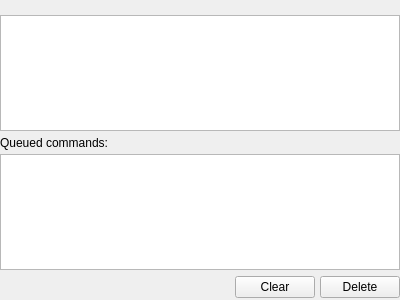
<?xml version="1.0" encoding="UTF-8"?>
<ui version="4.0">
 <class>Form</class>
 <widget class="QWidget" name="Form">
  <property name="geometry">
   <rect>
    <x>0</x>
    <y>0</y>
    <width>400</width>
    <height>300</height>
   </rect>
  </property>
  <property name="windowTitle">
   <string>Form</string>
  </property>
  <layout class="QGridLayout" name="gridLayout">
   <property name="margin">
    <number>0</number>
   </property>
   <item row="0" column="0">
    <layout class="QVBoxLayout" name="tracelayout">
     <property name="spacing">
      <number>1</number>
     </property>
     <property name="margin">
      <number>0</number>
     </property>
     <item>
      <widget class="QLabel" name="statusLabel">
       <property name="text">
        <string>&lt;status&gt;</string>
       </property>
      </widget>
     </item>
     <item>
      <widget class="QListWidget" name="traceView">
       <property name="frameShadow">
        <enum>QFrame::Plain</enum>
       </property>
      </widget>
     </item>
     <item>
      <widget class="QFrame" name="queueFrame">
       <layout class="QGridLayout" name="gridLayout_2">
        <property name="leftMargin">
         <number>0</number>
        </property>
        <property name="topMargin">
         <number>4</number>
        </property>
        <property name="rightMargin">
         <number>0</number>
        </property>
        <property name="bottomMargin">
         <number>0</number>
        </property>
        <property name="horizontalSpacing">
         <number>5</number>
        </property>
        <property name="verticalSpacing">
         <number>4</number>
        </property>
        <item row="1" column="0" colspan="3">
         <widget class="QListWidget" name="queueView"/>
        </item>
        <item row="2" column="0">
         <spacer name="horizontalSpacer_2">
          <property name="orientation">
           <enum>Qt::Horizontal</enum>
          </property>
          <property name="sizeType">
           <enum>QSizePolicy::MinimumExpanding</enum>
          </property>
          <property name="sizeHint" stdset="0">
           <size>
            <width>118</width>
            <height>26</height>
           </size>
          </property>
         </spacer>
        </item>
        <item row="2" column="1">
         <widget class="QPushButton" name="clearQueue">
          <property name="text">
           <string>Clear</string>
          </property>
         </widget>
        </item>
        <item row="2" column="2">
         <widget class="QPushButton" name="deleteQueueItem">
          <property name="text">
           <string>Delete</string>
          </property>
         </widget>
        </item>
        <item row="0" column="0" colspan="3">
         <widget class="QLabel" name="label_3">
          <property name="text">
           <string>Queued commands:</string>
          </property>
         </widget>
        </item>
       </layout>
      </widget>
     </item>
    </layout>
   </item>
  </layout>
  <action name="actionBreak">
   <property name="icon">
    <iconset resource="../../../../resources/nicos-gui.qrc">
     <normaloff>:/break</normaloff>:/break</iconset>
   </property>
   <property name="text">
    <string>&amp;Break</string>
   </property>
  </action>
  <action name="actionContinue">
   <property name="icon">
    <iconset resource="../../../../resources/nicos-gui.qrc">
     <normaloff>:/continue</normaloff>:/continue</iconset>
   </property>
   <property name="text">
    <string>&amp;Continue</string>
   </property>
  </action>
  <action name="actionStop">
   <property name="icon">
    <iconset resource="../../../../resources/nicos-gui.qrc">
     <normaloff>:/stop</normaloff>:/stop</iconset>
   </property>
   <property name="text">
    <string>&amp;Stop</string>
   </property>
  </action>
  <action name="actionEmergencyStop">
   <property name="icon">
    <iconset resource="../../../../resources/nicos-gui.qrc">
     <normaloff>:/emergency</normaloff>:/emergency</iconset>
   </property>
   <property name="text">
    <string>&amp;Emergency Stop</string>
   </property>
  </action>
  <action name="actionRunCommand">
   <property name="text">
    <string>&amp;Run Command...</string>
   </property>
  </action>
 </widget>
 <resources>
  <include location="../../../../resources/nicos-gui.qrc"/>
 </resources>
 <connections/>
</ui>
